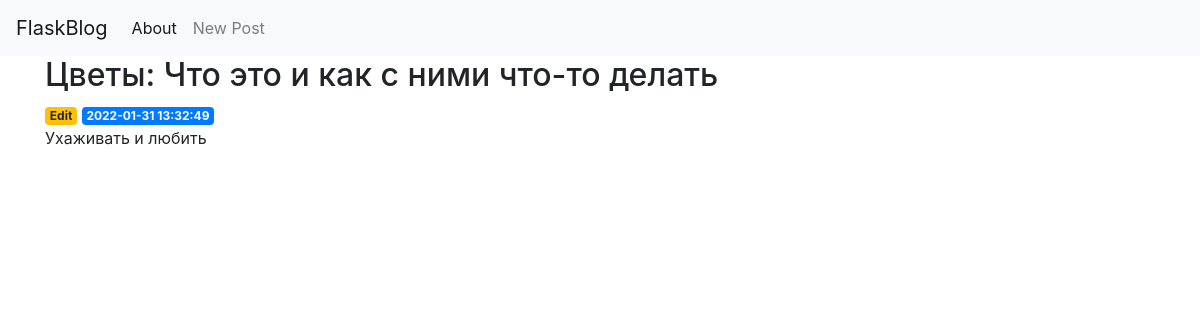
/1, run on an earlier commit of the app's database.
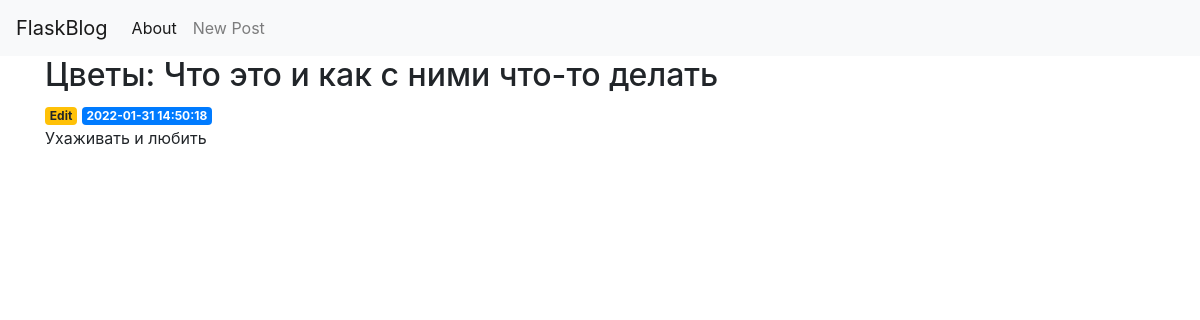
And on a later commit of the database.
### tables this page shows
CREATE TABLE posts (
    id INTEGER PRIMARY KEY AUTOINCREMENT,
    created TIMESTAMP NOT NULL DEFAULT CURRENT_TIMESTAMP,
    title TEXT NOT NULL,
    content TEXT NOT NULL
);

### app/views.py (the view)
@app.route('/<int:post_id>')
def post(post_id):
    post = get_post(post_id)
    if post is None:
        abort(404)
    return render_template('post.html', post=post)

### app/repositories.py (called while the page is built)
def get_db_connection():
    conn = sqlite3.connect('../database.db')
    conn.row_factory = sqlite3.Row
    return conn

def get_post(post_id):
    conn = get_db_connection()
    post = conn.execute('SELECT * FROM posts WHERE id = ?',
                        (post_id,)).fetchone()
    conn.close()
    return post

### app/templates/post.html
{% extends 'base.html' %}
{% block content %}
    <h2>{% block title %} {{ post['title'] }} {% endblock %}</h2>
    <a href="{{ url_for('edit', id=post['id']) }}">
            <span class="badge badge-warning">Edit</span>
        </a>
    <span class="badge badge-primary">{{ post['created'] }}</span>
    <p>{{ post['content'] }}</p>
{% endblock %}

What changed in the data, as far as the page shows it:
changed posts "Цветы: Что это и как с ними что-то делать": created "2022-01-31 13:32:49" → "2022-01-31 14:50:18"
